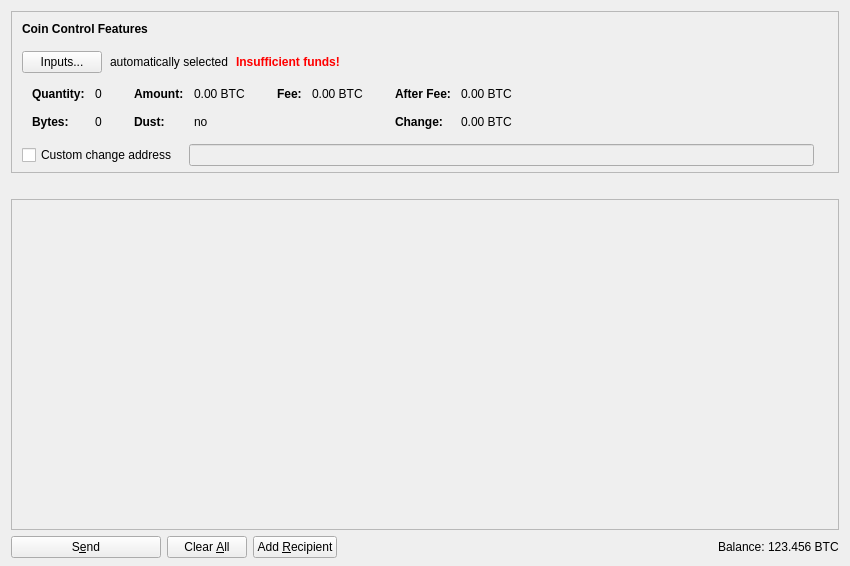
<?xml version="1.0" encoding="UTF-8"?>
<ui version="4.0">
 <class>SendCoinsDialog</class>
 <widget class="QDialog" name="SendCoinsDialog">
  <property name="geometry">
   <rect>
    <x>0</x>
    <y>0</y>
    <width>850</width>
    <height>566</height>
   </rect>
  </property>
  <property name="windowTitle">
   <string>Send Coins</string>
  </property>
  <layout class="QVBoxLayout" name="verticalLayout" stretch="0,0,0,0">
   <property name="bottomMargin">
    <number>8</number>
   </property>
   <item>
    <widget class="QFrame" name="frameCoinControl">
     <property name="sizePolicy">
      <sizepolicy hsizetype="Expanding" vsizetype="Fixed">
       <horstretch>0</horstretch>
       <verstretch>0</verstretch>
      </sizepolicy>
     </property>
     <property name="maximumSize">
      <size>
       <width>16777215</width>
       <height>16777215</height>
      </size>
     </property>
     <property name="frameShape">
      <enum>QFrame::StyledPanel</enum>
     </property>
     <property name="frameShadow">
      <enum>QFrame::Sunken</enum>
     </property>
     <layout class="QVBoxLayout" name="verticalLayoutCoinControl2">
      <property name="spacing">
       <number>0</number>
      </property>
      <property name="leftMargin">
       <number>0</number>
      </property>
      <property name="topMargin">
       <number>0</number>
      </property>
      <property name="rightMargin">
       <number>0</number>
      </property>
      <property name="bottomMargin">
       <number>6</number>
      </property>
      <item>
       <layout class="QVBoxLayout" name="verticalLayoutCoinControl" stretch="0,0,0,0">
        <property name="spacing">
         <number>0</number>
        </property>
        <property name="leftMargin">
         <number>10</number>
        </property>
        <property name="topMargin">
         <number>10</number>
        </property>
        <item>
         <layout class="QHBoxLayout" name="horizontalLayoutCoinControl1">
          <property name="bottomMargin">
           <number>15</number>
          </property>
          <item>
           <widget class="QLabel" name="labelCoinControlFeatures">
            <property name="sizePolicy">
             <sizepolicy hsizetype="Preferred" vsizetype="Maximum">
              <horstretch>0</horstretch>
              <verstretch>0</verstretch>
             </sizepolicy>
            </property>
            <property name="font">
             <font>
              <weight>75</weight>
              <bold>true</bold>
             </font>
            </property>
            <property name="styleSheet">
             <string notr="true">font-weight:bold;</string>
            </property>
            <property name="text">
             <string>Coin Control Features</string>
            </property>
           </widget>
          </item>
         </layout>
        </item>
        <item>
         <layout class="QHBoxLayout" name="horizontalLayoutCoinControl2" stretch="0,0,0,0">
          <property name="spacing">
           <number>8</number>
          </property>
          <property name="bottomMargin">
           <number>10</number>
          </property>
          <item>
           <widget class="QPushButton" name="pushButtonCoinControl">
            <property name="styleSheet">
             <string notr="true"/>
            </property>
            <property name="text">
             <string>Inputs...</string>
            </property>
            <property name="autoDefault">
             <bool>false</bool>
            </property>
           </widget>
          </item>
          <item>
           <widget class="QLabel" name="labelCoinControlAutomaticallySelected">
            <property name="text">
             <string>automatically selected</string>
            </property>
            <property name="margin">
             <number>5</number>
            </property>
           </widget>
          </item>
          <item>
           <widget class="QLabel" name="labelCoinControlInsuffFunds">
            <property name="font">
             <font>
              <weight>75</weight>
              <bold>true</bold>
             </font>
            </property>
            <property name="styleSheet">
             <string notr="true">color:red;font-weight:bold;</string>
            </property>
            <property name="text">
             <string>Insufficient funds!</string>
            </property>
            <property name="margin">
             <number>5</number>
            </property>
           </widget>
          </item>
          <item>
           <spacer name="horizontalSpacerCoinControl">
            <property name="orientation">
             <enum>Qt::Horizontal</enum>
            </property>
            <property name="sizeHint" stdset="0">
             <size>
              <width>40</width>
              <height>1</height>
             </size>
            </property>
           </spacer>
          </item>
         </layout>
        </item>
        <item>
         <widget class="QWidget" name="widgetCoinControl" native="true">
          <property name="sizePolicy">
           <sizepolicy hsizetype="Preferred" vsizetype="Preferred">
            <horstretch>0</horstretch>
            <verstretch>0</verstretch>
           </sizepolicy>
          </property>
          <property name="minimumSize">
           <size>
            <width>0</width>
            <height>0</height>
           </size>
          </property>
          <property name="styleSheet">
           <string notr="true"/>
          </property>
          <layout class="QHBoxLayout" name="horizontalLayoutCoinControl5">
           <property name="leftMargin">
            <number>0</number>
           </property>
           <property name="topMargin">
            <number>0</number>
           </property>
           <property name="rightMargin">
            <number>0</number>
           </property>
           <property name="bottomMargin">
            <number>0</number>
           </property>
           <item>
            <layout class="QHBoxLayout" name="horizontalLayoutCoinControl3" stretch="0,0,0,1">
             <property name="spacing">
              <number>20</number>
             </property>
             <property name="topMargin">
              <number>0</number>
             </property>
             <property name="bottomMargin">
              <number>10</number>
             </property>
             <item>
              <layout class="QFormLayout" name="formLayoutCoinControl1">
               <property name="horizontalSpacing">
                <number>10</number>
               </property>
               <property name="verticalSpacing">
                <number>14</number>
               </property>
               <property name="leftMargin">
                <number>10</number>
               </property>
               <property name="topMargin">
                <number>4</number>
               </property>
               <property name="rightMargin">
                <number>6</number>
               </property>
               <item row="0" column="0">
                <widget class="QLabel" name="labelCoinControlQuantityText">
                 <property name="font">
                  <font>
                   <weight>75</weight>
                   <bold>true</bold>
                  </font>
                 </property>
                 <property name="text">
                  <string>Quantity:</string>
                 </property>
                 <property name="margin">
                  <number>0</number>
                 </property>
                </widget>
               </item>
               <item row="0" column="1">
                <widget class="QLabel" name="labelCoinControlQuantity">
                 <property name="cursor">
                  <cursorShape>IBeamCursor</cursorShape>
                 </property>
                 <property name="contextMenuPolicy">
                  <enum>Qt::ActionsContextMenu</enum>
                 </property>
                 <property name="text">
                  <string notr="true">0</string>
                 </property>
                 <property name="margin">
                  <number>0</number>
                 </property>
                 <property name="textInteractionFlags">
                  <set>Qt::LinksAccessibleByMouse|Qt::TextSelectableByKeyboard|Qt::TextSelectableByMouse</set>
                 </property>
                </widget>
               </item>
               <item row="1" column="0">
                <widget class="QLabel" name="labelCoinControlBytesText">
                 <property name="font">
                  <font>
                   <weight>75</weight>
                   <bold>true</bold>
                  </font>
                 </property>
                 <property name="text">
                  <string>Bytes:</string>
                 </property>
                </widget>
               </item>
               <item row="1" column="1">
                <widget class="QLabel" name="labelCoinControlBytes">
                 <property name="cursor">
                  <cursorShape>IBeamCursor</cursorShape>
                 </property>
                 <property name="contextMenuPolicy">
                  <enum>Qt::ActionsContextMenu</enum>
                 </property>
                 <property name="text">
                  <string notr="true">0</string>
                 </property>
                 <property name="textInteractionFlags">
                  <set>Qt::LinksAccessibleByMouse|Qt::TextSelectableByKeyboard|Qt::TextSelectableByMouse</set>
                 </property>
                </widget>
               </item>
              </layout>
             </item>
             <item>
              <layout class="QFormLayout" name="formLayoutCoinControl2">
               <property name="horizontalSpacing">
                <number>10</number>
               </property>
               <property name="verticalSpacing">
                <number>14</number>
               </property>
               <property name="leftMargin">
                <number>6</number>
               </property>
               <property name="topMargin">
                <number>4</number>
               </property>
               <property name="rightMargin">
                <number>6</number>
               </property>
               <item row="0" column="0">
                <widget class="QLabel" name="labelCoinControlAmountText">
                 <property name="font">
                  <font>
                   <weight>75</weight>
                   <bold>true</bold>
                  </font>
                 </property>
                 <property name="text">
                  <string>Amount:</string>
                 </property>
                 <property name="margin">
                  <number>0</number>
                 </property>
                </widget>
               </item>
               <item row="0" column="1">
                <widget class="QLabel" name="labelCoinControlAmount">
                 <property name="cursor">
                  <cursorShape>IBeamCursor</cursorShape>
                 </property>
                 <property name="contextMenuPolicy">
                  <enum>Qt::ActionsContextMenu</enum>
                 </property>
                 <property name="text">
                  <string notr="true">0.00 BTC</string>
                 </property>
                 <property name="textInteractionFlags">
                  <set>Qt::LinksAccessibleByMouse|Qt::TextSelectableByKeyboard|Qt::TextSelectableByMouse</set>
                 </property>
                </widget>
               </item>
               <item row="1" column="0">
                <widget class="QLabel" name="labelCoinControlLowOutputText">
                 <property name="font">
                  <font>
                   <weight>75</weight>
                   <bold>true</bold>
                  </font>
                 </property>
                 <property name="text">
                  <string>Dust:</string>
                 </property>
                </widget>
               </item>
               <item row="1" column="1">
                <widget class="QLabel" name="labelCoinControlLowOutput">
                 <property name="cursor">
                  <cursorShape>IBeamCursor</cursorShape>
                 </property>
                 <property name="contextMenuPolicy">
                  <enum>Qt::ActionsContextMenu</enum>
                 </property>
                 <property name="text">
                  <string notr="true">no</string>
                 </property>
                 <property name="textInteractionFlags">
                  <set>Qt::LinksAccessibleByMouse|Qt::TextSelectableByKeyboard|Qt::TextSelectableByMouse</set>
                 </property>
                </widget>
               </item>
              </layout>
             </item>
             <item>
              <layout class="QFormLayout" name="formLayoutCoinControl3">
               <property name="horizontalSpacing">
                <number>10</number>
               </property>
               <property name="verticalSpacing">
                <number>14</number>
               </property>
               <property name="leftMargin">
                <number>6</number>
               </property>
               <property name="topMargin">
                <number>4</number>
               </property>
               <property name="rightMargin">
                <number>6</number>
               </property>
               <item row="0" column="0">
                <widget class="QLabel" name="labelCoinControlFeeText">
                 <property name="font">
                  <font>
                   <weight>75</weight>
                   <bold>true</bold>
                  </font>
                 </property>
                 <property name="text">
                  <string>Fee:</string>
                 </property>
                 <property name="margin">
                  <number>0</number>
                 </property>
                </widget>
               </item>
               <item row="0" column="1">
                <widget class="QLabel" name="labelCoinControlFee">
                 <property name="cursor">
                  <cursorShape>IBeamCursor</cursorShape>
                 </property>
                 <property name="contextMenuPolicy">
                  <enum>Qt::ActionsContextMenu</enum>
                 </property>
                 <property name="text">
                  <string notr="true">0.00 BTC</string>
                 </property>
                 <property name="textInteractionFlags">
                  <set>Qt::LinksAccessibleByMouse|Qt::TextSelectableByKeyboard|Qt::TextSelectableByMouse</set>
                 </property>
                </widget>
               </item>
              </layout>
             </item>
             <item>
              <layout class="QFormLayout" name="formLayoutCoinControl4">
               <property name="horizontalSpacing">
                <number>10</number>
               </property>
               <property name="verticalSpacing">
                <number>14</number>
               </property>
               <property name="leftMargin">
                <number>6</number>
               </property>
               <property name="topMargin">
                <number>4</number>
               </property>
               <property name="rightMargin">
                <number>6</number>
               </property>
               <item row="0" column="0">
                <widget class="QLabel" name="labelCoinControlAfterFeeText">
                 <property name="font">
                  <font>
                   <weight>75</weight>
                   <bold>true</bold>
                  </font>
                 </property>
                 <property name="text">
                  <string>After Fee:</string>
                 </property>
                 <property name="margin">
                  <number>0</number>
                 </property>
                </widget>
               </item>
               <item row="0" column="1">
                <widget class="QLabel" name="labelCoinControlAfterFee">
                 <property name="cursor">
                  <cursorShape>IBeamCursor</cursorShape>
                 </property>
                 <property name="contextMenuPolicy">
                  <enum>Qt::ActionsContextMenu</enum>
                 </property>
                 <property name="text">
                  <string notr="true">0.00 BTC</string>
                 </property>
                 <property name="textInteractionFlags">
                  <set>Qt::LinksAccessibleByMouse|Qt::TextSelectableByKeyboard|Qt::TextSelectableByMouse</set>
                 </property>
                </widget>
               </item>
               <item row="1" column="0">
                <widget class="QLabel" name="labelCoinControlChangeText">
                 <property name="font">
                  <font>
                   <weight>75</weight>
                   <bold>true</bold>
                  </font>
                 </property>
                 <property name="text">
                  <string>Change:</string>
                 </property>
                </widget>
               </item>
               <item row="1" column="1">
                <widget class="QLabel" name="labelCoinControlChange">
                 <property name="cursor">
                  <cursorShape>IBeamCursor</cursorShape>
                 </property>
                 <property name="contextMenuPolicy">
                  <enum>Qt::ActionsContextMenu</enum>
                 </property>
                 <property name="text">
                  <string notr="true">0.00 BTC</string>
                 </property>
                 <property name="textInteractionFlags">
                  <set>Qt::LinksAccessibleByMouse|Qt::TextSelectableByKeyboard|Qt::TextSelectableByMouse</set>
                 </property>
                </widget>
               </item>
              </layout>
             </item>
            </layout>
           </item>
          </layout>
         </widget>
        </item>
        <item>
         <layout class="QHBoxLayout" name="horizontalLayoutCoinControl4" stretch="0,0,0">
          <property name="spacing">
           <number>12</number>
          </property>
          <property name="sizeConstraint">
           <enum>QLayout::SetDefaultConstraint</enum>
          </property>
          <property name="topMargin">
           <number>5</number>
          </property>
          <property name="rightMargin">
           <number>5</number>
          </property>
          <item>
           <widget class="QCheckBox" name="checkBoxCoinControlChange">
            <property name="toolTip">
             <string>If this is activated, but the change address is empty or invalid, change will be sent to a newly generated address.</string>
            </property>
            <property name="text">
             <string>Custom change address</string>
            </property>
           </widget>
          </item>
          <item>
           <widget class="QValidatedLineEdit" name="lineEditCoinControlChange">
            <property name="enabled">
             <bool>false</bool>
            </property>
            <property name="sizePolicy">
             <sizepolicy hsizetype="Expanding" vsizetype="Fixed">
              <horstretch>0</horstretch>
              <verstretch>0</verstretch>
             </sizepolicy>
            </property>
           </widget>
          </item>
          <item>
           <widget class="QLabel" name="labelCoinControlChangeLabel">
            <property name="sizePolicy">
             <sizepolicy hsizetype="Preferred" vsizetype="Expanding">
              <horstretch>0</horstretch>
              <verstretch>0</verstretch>
             </sizepolicy>
            </property>
            <property name="minimumSize">
             <size>
              <width>0</width>
              <height>0</height>
             </size>
            </property>
            <property name="text">
             <string/>
            </property>
            <property name="margin">
             <number>3</number>
            </property>
           </widget>
          </item>
         </layout>
        </item>
       </layout>
      </item>
     </layout>
    </widget>
   </item>
   <item>
    <spacer name="horizontalSpacer_2">
     <property name="orientation">
      <enum>Qt::Horizontal</enum>
     </property>
     <property name="sizeHint" stdset="0">
      <size>
       <width>40</width>
       <height>20</height>
      </size>
     </property>
    </spacer>
   </item>
   <item>
    <widget class="QScrollArea" name="scrollArea">
     <property name="widgetResizable">
      <bool>true</bool>
     </property>
     <widget class="QWidget" name="scrollAreaWidgetContents">
      <property name="geometry">
       <rect>
        <x>0</x>
        <y>0</y>
        <width>830</width>
        <height>297</height>
       </rect>
      </property>
      <layout class="QVBoxLayout" name="verticalLayout_2" stretch="0">
       <property name="leftMargin">
        <number>0</number>
       </property>
       <property name="topMargin">
        <number>0</number>
       </property>
       <property name="rightMargin">
        <number>0</number>
       </property>
       <property name="bottomMargin">
        <number>0</number>
       </property>
       <item>
        <layout class="QVBoxLayout" name="entries">
         <property name="spacing">
          <number>6</number>
         </property>
        </layout>
       </item>
      </layout>
     </widget>
    </widget>
   </item>
   <item>
    <layout class="QHBoxLayout" name="horizontalLayout">
     <item>
      <widget class="QPushButton" name="sendButton">
       <property name="minimumSize">
        <size>
         <width>150</width>
         <height>0</height>
        </size>
       </property>
       <property name="toolTip">
        <string>Confirm the send action</string>
       </property>
       <property name="text">
        <string>S&amp;end</string>
       </property>
       <property name="icon">
        <iconset resource="../bitcoin.qrc">
         <normaloff>:/icons/send</normaloff>:/icons/send</iconset>
       </property>
       <property name="autoDefault">
        <bool>false</bool>
       </property>
       <property name="default">
        <bool>false</bool>
       </property>
      </widget>
     </item>
     <item>
      <widget class="QPushButton" name="clearButton">
       <property name="sizePolicy">
        <sizepolicy hsizetype="Minimum" vsizetype="Fixed">
         <horstretch>0</horstretch>
         <verstretch>0</verstretch>
        </sizepolicy>
       </property>
       <property name="toolTip">
        <string>Clear all fields of the form.</string>
       </property>
       <property name="text">
        <string>Clear &amp;All</string>
       </property>
       <property name="icon">
        <iconset resource="../bitcoin.qrc">
         <normaloff>:/icons/remove</normaloff>:/icons/remove</iconset>
       </property>
       <property name="autoDefault">
        <bool>false</bool>
       </property>
      </widget>
     </item>
     <item>
      <widget class="QPushButton" name="addButton">
       <property name="toolTip">
        <string>Send to multiple recipients at once</string>
       </property>
       <property name="text">
        <string>Add &amp;Recipient</string>
       </property>
       <property name="icon">
        <iconset resource="../bitcoin.qrc">
         <normaloff>:/icons/add</normaloff>:/icons/add</iconset>
       </property>
       <property name="autoDefault">
        <bool>false</bool>
       </property>
      </widget>
     </item>
     <item>
      <spacer name="horizontalSpacer">
       <property name="orientation">
        <enum>Qt::Horizontal</enum>
       </property>
       <property name="sizeHint" stdset="0">
        <size>
         <width>40</width>
         <height>20</height>
        </size>
       </property>
      </spacer>
     </item>
     <item>
      <layout class="QHBoxLayout" name="horizontalLayout_2">
       <property name="spacing">
        <number>3</number>
       </property>
       <item>
        <widget class="QLabel" name="labelBalanceName">
         <property name="sizePolicy">
          <sizepolicy hsizetype="Preferred" vsizetype="Fixed">
           <horstretch>0</horstretch>
           <verstretch>0</verstretch>
          </sizepolicy>
         </property>
         <property name="text">
          <string>Balance:</string>
         </property>
        </widget>
       </item>
       <item>
        <widget class="QLabel" name="labelBalance">
         <property name="sizePolicy">
          <sizepolicy hsizetype="Preferred" vsizetype="Fixed">
           <horstretch>0</horstretch>
           <verstretch>0</verstretch>
          </sizepolicy>
         </property>
         <property name="cursor">
          <cursorShape>IBeamCursor</cursorShape>
         </property>
         <property name="text">
          <string notr="true">123.456 BTC</string>
         </property>
         <property name="textInteractionFlags">
          <set>Qt::LinksAccessibleByMouse|Qt::TextSelectableByKeyboard|Qt::TextSelectableByMouse</set>
         </property>
        </widget>
       </item>
      </layout>
     </item>
    </layout>
   </item>
  </layout>
 </widget>
 <customwidgets>
  <customwidget>
   <class>QValidatedLineEdit</class>
   <extends>QLineEdit</extends>
   <header>qt/qvalidatedlineedit.h</header>
  </customwidget>
 </customwidgets>
 <resources>
  <include location="../bitcoin.qrc"/>
 </resources>
 <connections/>
</ui>
